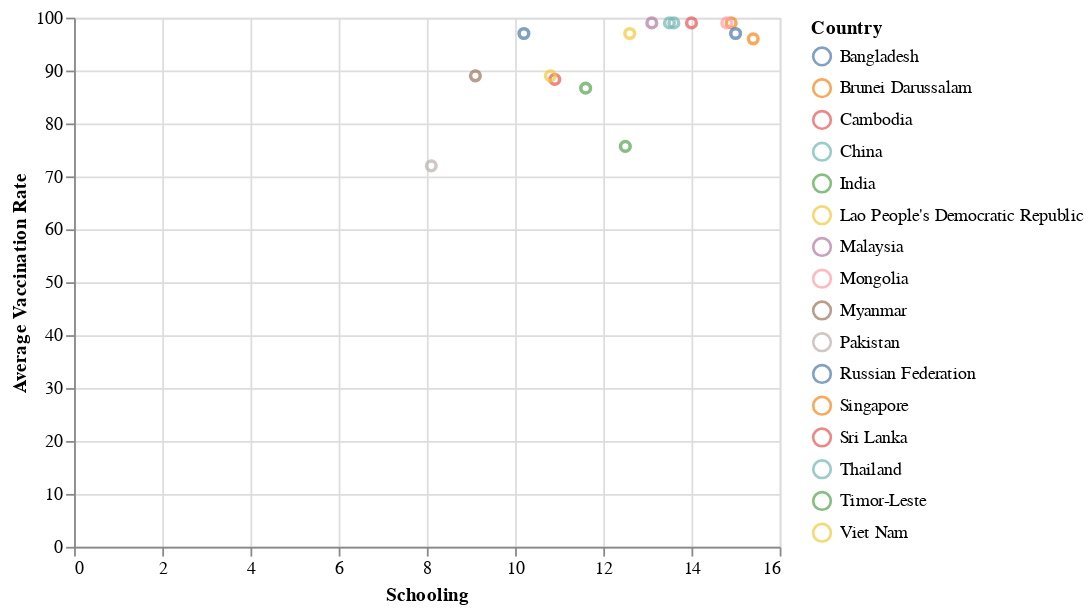
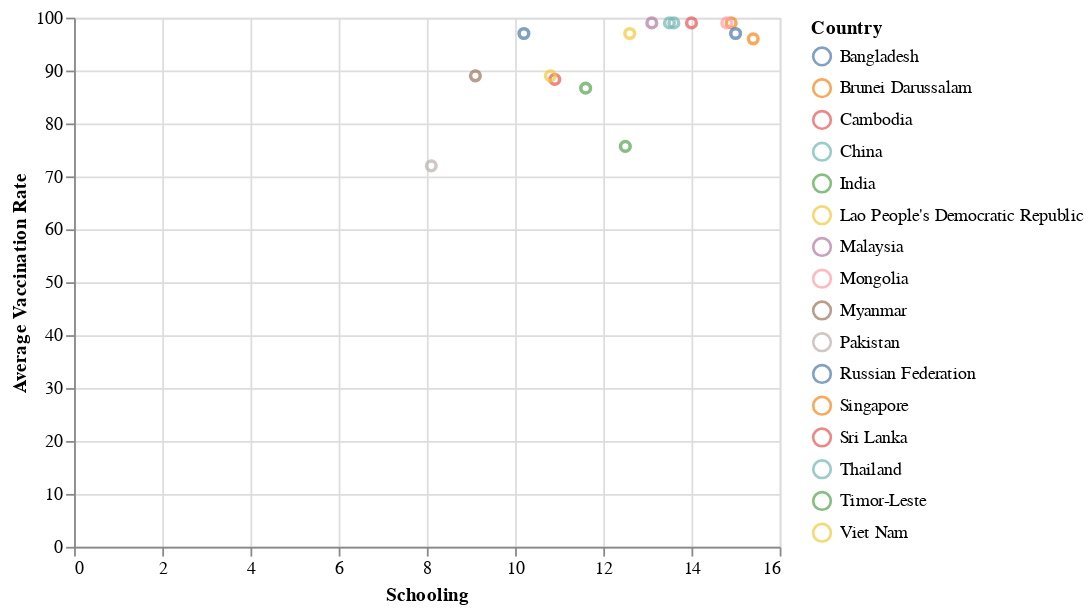
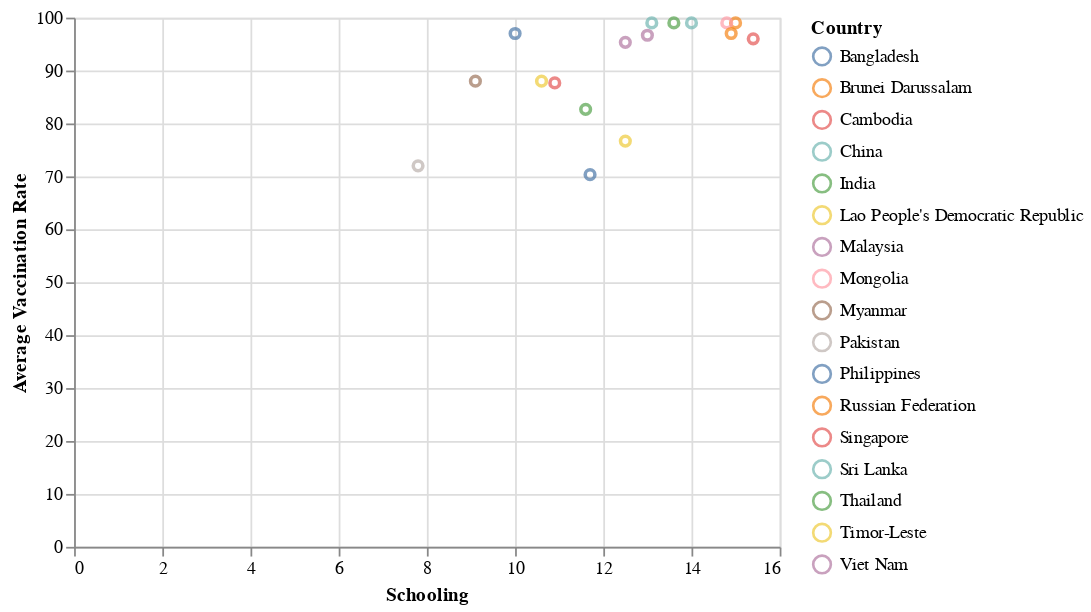

Source (notebook cell) for these figures, in order:
### Code cell
#Animation of graphs
from IPython.display import HTML
from matplotlib.animation import FuncAnimation

#Filter data of specific year
def Year_data(Year, FactorHealth2):
  return FactorHealth2.loc[FactorHealth2['Year'] == Year]

#Function for data visualization
def interact_visualization1(Year, FactorHealth2):
  Visualization1 = Year_data(Year, FactorHealth2)
  ChartTotal1 = alt.Chart(Visualization1).mark_point().encode(x = 'Schooling', y = 'Average Vaccination Rate', color = 'Country')
  display(ChartTotal1)

#Update plot based on selected year and call the previous function
def Year_plot(year):
  interact_visualization1(year, FactorHealth2)

Year=FactorHealth2['Year'].unique()
widgets.interact_manual(Year_plot, year= Year)

#Function for animation
def animation(year):
  plt.clf() #only one plot per frame
  Chart2 = interact_visualization1(year, FactorHealth2)
  #Chart2.properties(width=600, height=400).interactive().show()

Animation = FuncAnimation(plt.gcf(), animation, frames= Year, interval=1000)
HTML(Animation.to_jshtml())

### Figure 1 — Vega-Lite specification as saved in the notebook (floating-point values rounded to 4 significant figures)
{"config": {"view": {"continuousWidth": 400, "continuousHeight": 300}}, "data": {"name": "data-5362a51cc5cb8fbd2e9130e1e3c00b13"}, "mark": "point", "encoding": {"color": {"field": "Country", "type": "nominal"}, "x": {"field": "Schooling", "type": "quantitative"}, "y": {"field": "Average Vaccination Rate", "type": "quantitative"}}, "$schema": "https://vega.github.io/schema/vega-lite/v4.17.0.json", "datasets": {"data-5362a51cc5cb8fbd2e9130e1e3c00b13": [{"Country": "Bangladesh", "Year": 2015, "Hepatitis B": 97.0, "Polio": 97.0, "Diphtheria": 97.0, "Schooling": 10.2, "Average Vaccination Rate": 97.0}, {"Country": "Brunei Darussalam", "Year": 2015, "Hepatitis B": 99.0, "Polio": 99.0, "Diphtheria": 99.0, "Schooling": 14.9, "Average Vaccination Rate": 99.0}, {"Country": "Cambodia", "Year": 2015, "Hepatitis B": 89.0, "Polio": 87.0, "Diphtheria": 89.0, "Schooling": 10.9, "Average Vaccination Rate": 88.33}, {"Country": "China", "Year": 2015, "Hepatitis B": 99.0, "Polio": 99.0, "Diphtheria": 99.0, "Schooling": 13.5, "Average Vaccination Rate": 99.0}, {"Country": "India", "Year": 2015, "Hepatitis B": 87.0, "Polio": 86.0, "Diphtheria": 87.0, "Schooling": 11.6, "Average Vaccination Rate": 86.67}, {"Country": "Lao People's Democratic Republic", "Year": 2015, "Hepatitis B": 89.0, "Polio": 89.0, "Diphtheria": 89.0, "Schooling": 10.8, "Average Vaccination Rate": 89.0}, {"Country": "Malaysia", "Year": 2015, "Hepatitis B": 99.0, "Polio": 99.0, "Diphtheria": 99.0, "Schooling": 13.1, "Average Vaccination Rate": 99.0}, {"Country": "Mongolia", "Year": 2015, "Hepatitis B": 99.0, "Polio": 99.0, "Diphtheria": 99.0, "Schooling": 14.8, "Average Vaccination Rate": 99.0}, {"Country": "Myanmar", "Year": 2015, "Hepatitis B": 89.0, "Polio": 89.0, "Diphtheria": 89.0, "Schooling": 9.1, "Average Vaccination Rate": 89.0}, {"Country": "Pakistan", "Year": 2015, "Hepatitis B": 72.0, "Polio": 72.0, "Diphtheria": 72.0, "Schooling": 8.1, "Average Vaccination Rate": 72.0}, {"Country": "Russian Federation", "Year": 2015, "Hepatitis B": 97.0, "Polio": 97.0, "Diphtheria": 97.0, "Schooling": 15.0, "Average Vaccination Rate": 97.0}, {"Country": "Singapore", "Year": 2015, "Hepatitis B": 96.0, "Polio": 96.0, "Diphtheria": 96.0, "Schooling": 15.4, "Average Vaccination Rate": 96.0}, {"Country": "Sri Lanka", "Year": 2015, "Hepatitis B": 99.0, "Polio": 99.0, "Diphtheria": 99.0, "Schooling": 14.0, "Average Vaccination Rate": 99.0}, {"Country": "Thailand", "Year": 2015, "Hepatitis B": 99.0, "Polio": 99.0, "Diphtheria": 99.0, "Schooling": 13.6, "Average Vaccination Rate": 99.0}, {"Country": "Timor-Leste", "Year": 2015, "Hepatitis B": 76.0, "Polio": 75.0, "Diphtheria": 76.0, "Schooling": 12.5, "Average Vaccination Rate": 75.67}, {"Country": "Viet Nam", "Year": 2015, "Hepatitis B": 97.0, "Polio": 97.0, "Diphtheria": 97.0, "Schooling": 12.6, "Average Vaccination Rate": 97.0}]}}

### Figure 2 — Vega-Lite specification as saved in the notebook (floating-point values rounded to 4 significant figures)
{"config": {"view": {"continuousWidth": 400, "continuousHeight": 300}}, "data": {"name": "data-5362a51cc5cb8fbd2e9130e1e3c00b13"}, "mark": "point", "encoding": {"color": {"field": "Country", "type": "nominal"}, "x": {"field": "Schooling", "type": "quantitative"}, "y": {"field": "Average Vaccination Rate", "type": "quantitative"}}, "$schema": "https://vega.github.io/schema/vega-lite/v4.17.0.json", "datasets": {"data-5362a51cc5cb8fbd2e9130e1e3c00b13": [{"Country": "Bangladesh", "Year": 2015, "Hepatitis B": 97.0, "Polio": 97.0, "Diphtheria": 97.0, "Schooling": 10.2, "Average Vaccination Rate": 97.0}, {"Country": "Brunei Darussalam", "Year": 2015, "Hepatitis B": 99.0, "Polio": 99.0, "Diphtheria": 99.0, "Schooling": 14.9, "Average Vaccination Rate": 99.0}, {"Country": "Cambodia", "Year": 2015, "Hepatitis B": 89.0, "Polio": 87.0, "Diphtheria": 89.0, "Schooling": 10.9, "Average Vaccination Rate": 88.33}, {"Country": "China", "Year": 2015, "Hepatitis B": 99.0, "Polio": 99.0, "Diphtheria": 99.0, "Schooling": 13.5, "Average Vaccination Rate": 99.0}, {"Country": "India", "Year": 2015, "Hepatitis B": 87.0, "Polio": 86.0, "Diphtheria": 87.0, "Schooling": 11.6, "Average Vaccination Rate": 86.67}, {"Country": "Lao People's Democratic Republic", "Year": 2015, "Hepatitis B": 89.0, "Polio": 89.0, "Diphtheria": 89.0, "Schooling": 10.8, "Average Vaccination Rate": 89.0}, {"Country": "Malaysia", "Year": 2015, "Hepatitis B": 99.0, "Polio": 99.0, "Diphtheria": 99.0, "Schooling": 13.1, "Average Vaccination Rate": 99.0}, {"Country": "Mongolia", "Year": 2015, "Hepatitis B": 99.0, "Polio": 99.0, "Diphtheria": 99.0, "Schooling": 14.8, "Average Vaccination Rate": 99.0}, {"Country": "Myanmar", "Year": 2015, "Hepatitis B": 89.0, "Polio": 89.0, "Diphtheria": 89.0, "Schooling": 9.1, "Average Vaccination Rate": 89.0}, {"Country": "Pakistan", "Year": 2015, "Hepatitis B": 72.0, "Polio": 72.0, "Diphtheria": 72.0, "Schooling": 8.1, "Average Vaccination Rate": 72.0}, {"Country": "Russian Federation", "Year": 2015, "Hepatitis B": 97.0, "Polio": 97.0, "Diphtheria": 97.0, "Schooling": 15.0, "Average Vaccination Rate": 97.0}, {"Country": "Singapore", "Year": 2015, "Hepatitis B": 96.0, "Polio": 96.0, "Diphtheria": 96.0, "Schooling": 15.4, "Average Vaccination Rate": 96.0}, {"Country": "Sri Lanka", "Year": 2015, "Hepatitis B": 99.0, "Polio": 99.0, "Diphtheria": 99.0, "Schooling": 14.0, "Average Vaccination Rate": 99.0}, {"Country": "Thailand", "Year": 2015, "Hepatitis B": 99.0, "Polio": 99.0, "Diphtheria": 99.0, "Schooling": 13.6, "Average Vaccination Rate": 99.0}, {"Country": "Timor-Leste", "Year": 2015, "Hepatitis B": 76.0, "Polio": 75.0, "Diphtheria": 76.0, "Schooling": 12.5, "Average Vaccination Rate": 75.67}, {"Country": "Viet Nam", "Year": 2015, "Hepatitis B": 97.0, "Polio": 97.0, "Diphtheria": 97.0, "Schooling": 12.6, "Average Vaccination Rate": 97.0}]}}

### Figure 3 — Vega-Lite specification as saved in the notebook (floating-point values rounded to 4 significant figures)
{"config": {"view": {"continuousWidth": 400, "continuousHeight": 300}}, "data": {"name": "data-41d1ddbcde202701c0234d352e2bdf77"}, "mark": "point", "encoding": {"color": {"field": "Country", "type": "nominal"}, "x": {"field": "Schooling", "type": "quantitative"}, "y": {"field": "Average Vaccination Rate", "type": "quantitative"}}, "$schema": "https://vega.github.io/schema/vega-lite/v4.17.0.json", "datasets": {"data-41d1ddbcde202701c0234d352e2bdf77": [{"Country": "Bangladesh", "Year": 2014, "Hepatitis B": 97.0, "Polio": 97.0, "Diphtheria": 97.0, "Schooling": 10.0, "Average Vaccination Rate": 97.0}, {"Country": "Brunei Darussalam", "Year": 2014, "Hepatitis B": 99.0, "Polio": 99.0, "Diphtheria": 99.0, "Schooling": 15.0, "Average Vaccination Rate": 99.0}, {"Country": "Cambodia", "Year": 2014, "Hepatitis B": 88.0, "Polio": 87.0, "Diphtheria": 88.0, "Schooling": 10.9, "Average Vaccination Rate": 87.67}, {"Country": "China", "Year": 2014, "Hepatitis B": 99.0, "Polio": 99.0, "Diphtheria": 99.0, "Schooling": 13.1, "Average Vaccination Rate": 99.0}, {"Country": "India", "Year": 2014, "Hepatitis B": 79.0, "Polio": 84.0, "Diphtheria": 85.0, "Schooling": 11.6, "Average Vaccination Rate": 82.67}, {"Country": "Lao People's Democratic Republic", "Year": 2014, "Hepatitis B": 88.0, "Polio": 88.0, "Diphtheria": 88.0, "Schooling": 10.6, "Average Vaccination Rate": 88.0}, {"Country": "Malaysia", "Year": 2014, "Hepatitis B": 96.0, "Polio": 97.0, "Diphtheria": 97.0, "Schooling": 13.0, "Average Vaccination Rate": 96.67}, {"Country": "Mongolia", "Year": 2014, "Hepatitis B": 99.0, "Polio": 99.0, "Diphtheria": 99.0, "Schooling": 14.8, "Average Vaccination Rate": 99.0}, {"Country": "Myanmar", "Year": 2014, "Hepatitis B": 88.0, "Polio": 88.0, "Diphtheria": 88.0, "Schooling": 9.1, "Average Vaccination Rate": 88.0}, {"Country": "Pakistan", "Year": 2014, "Hepatitis B": 72.0, "Polio": 72.0, "Diphtheria": 72.0, "Schooling": 7.8, "Average Vaccination Rate": 72.0}, {"Country": "Philippines", "Year": 2014, "Hepatitis B": 67.0, "Polio": 77.0, "Diphtheria": 67.0, "Schooling": 11.7, "Average Vaccination Rate": 70.33}, {"Country": "Russian Federation", "Year": 2014, "Hepatitis B": 97.0, "Polio": 97.0, "Diphtheria": 97.0, "Schooling": 14.9, "Average Vaccination Rate": 97.0}, {"Country": "Singapore", "Year": 2014, "Hepatitis B": 96.0, "Polio": 96.0, "Diphtheria": 96.0, "Schooling": 15.4, "Average Vaccination Rate": 96.0}, {"Country": "Sri Lanka", "Year": 2014, "Hepatitis B": 99.0, "Polio": 99.0, "Diphtheria": 99.0, "Schooling": 14.0, "Average Vaccination Rate": 99.0}, {"Country": "Thailand", "Year": 2014, "Hepatitis B": 99.0, "Polio": 99.0, "Diphtheria": 99.0, "Schooling": 13.6, "Average Vaccination Rate": 99.0}, {"Country": "Timor-Leste", "Year": 2014, "Hepatitis B": 77.0, "Polio": 76.0, "Diphtheria": 77.0, "Schooling": 12.5, "Average Vaccination Rate": 76.67}, {"Country": "Viet Nam", "Year": 2014, "Hepatitis B": 95.0, "Polio": 96.0, "Diphtheria": 95.0, "Schooling": 12.5, "Average Vaccination Rate": 95.33}]}}
